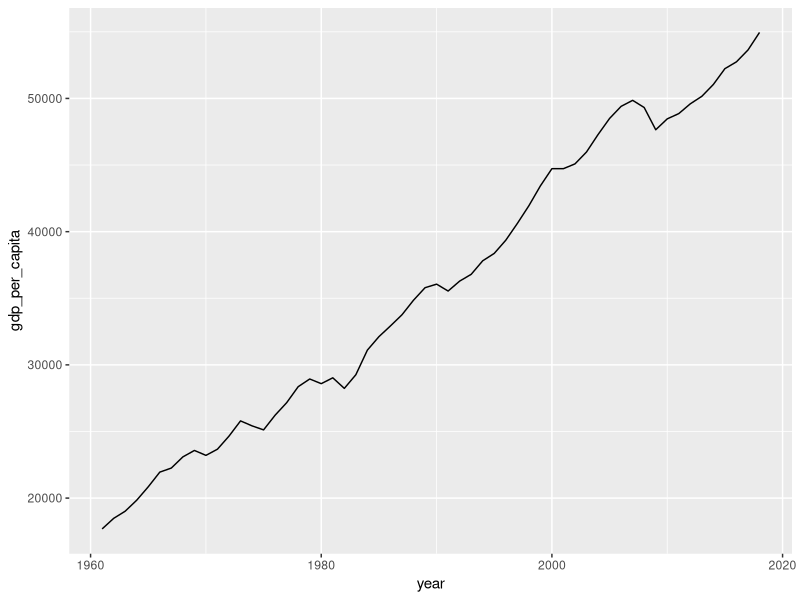
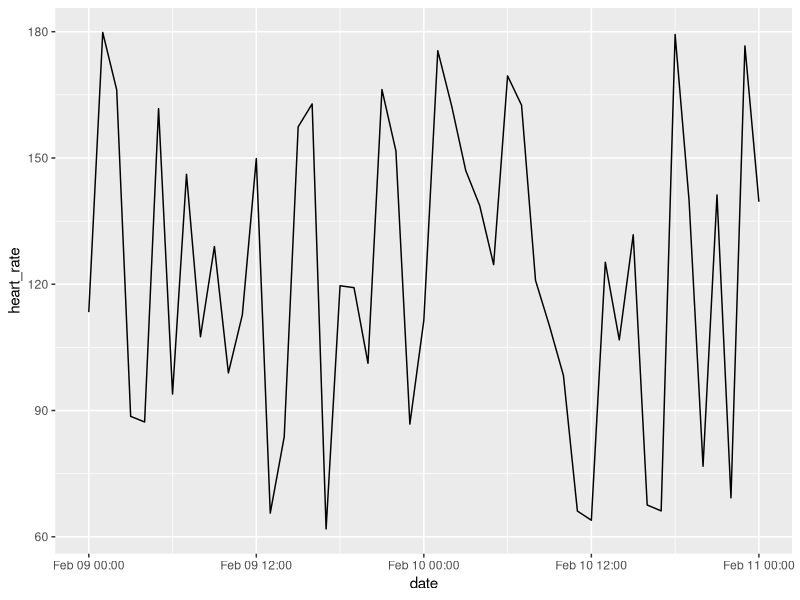
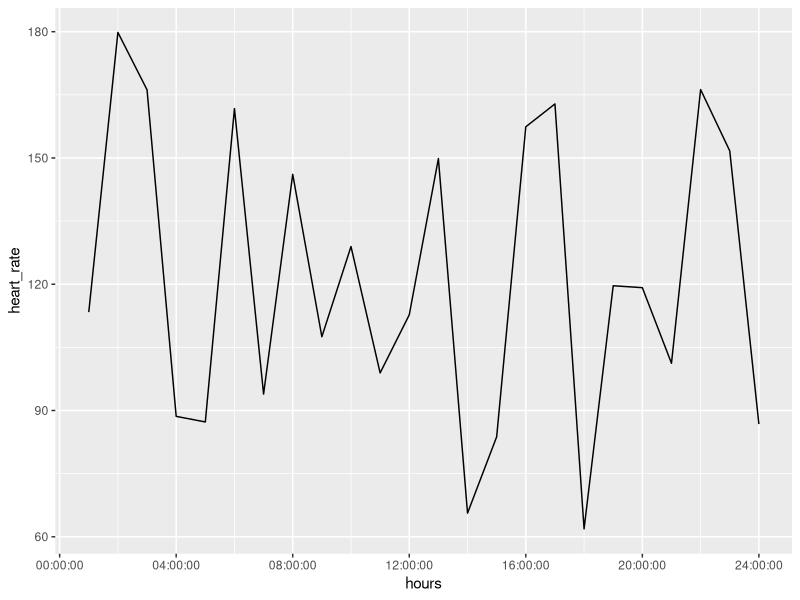

These figures' R source, in order:
library(tidyverse)

world_bank_countries <- read_csv("data/world_bank_countries.csv")


# date --------------------------------------------------------------------
us_gdp_date <- world_bank_countries %>% 
  filter(country == "United States") %>% 
  transmute(gdp_per_capita, year = as.Date(ISOdate(year, 1, 1)))

ggplot(us_gdp_date, aes(x = year, y = gdp_per_capita)) +
  geom_line()


# datetime ----------------------------------------------------------------
set.seed(34)
df_date <- tibble(date = seq(as.POSIXct('2012-02-09 00:00', tz = 'CET'),
                            as.POSIXct('2012-02-11 00:00', tz = 'CET'),
                            by = '60 min'), 
                 heart_rate = runif(49, min = 60, max = 180))

ggplot(df_date, aes(x = date, y = heart_rate)) +
  geom_line()


# time --------------------------------------------------------------------
library(hms)
set.seed(34)
df_time <- tibble(hours = hms(hours = 1:24), heart_rate = runif(24, min = 60, max = 180))
ggplot(df_time, aes(x = hours, y = heart_rate)) +
  geom_line()

